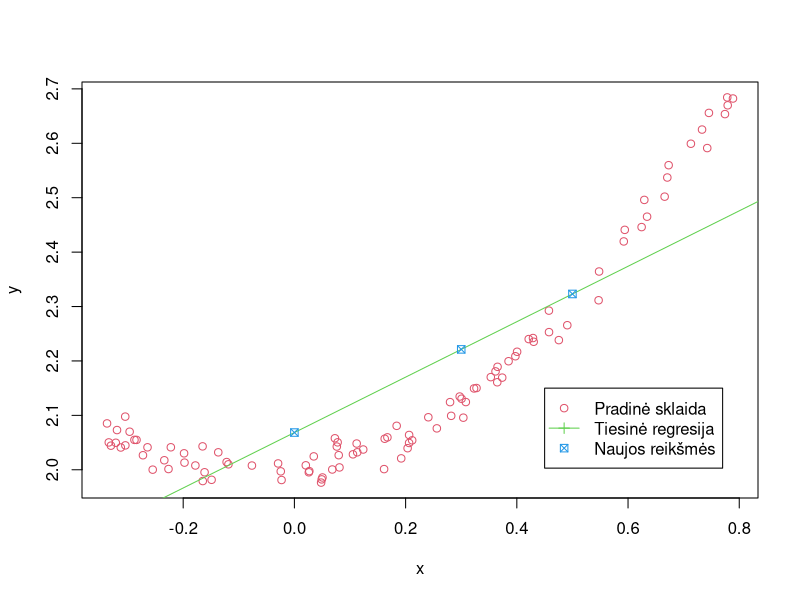

Source code (R):
## ---- chunk 1
knitr::opts_chunk$set(echo = TRUE)
## ---- chunk 2
data=read.csv('data.csv', stringsAsFactors = FALSE)
data
## ---- chunk 3
x<-data$x
y<-data$y
mod<-lm(y~x)
summary(mod)
## ---- chunk 4
newx<-c(0,0.3,0.5) #Susikuriame vektorių newx, kuriame nurodome šiuos taškus
newy = predict(mod, newdata=data.frame(x=newx)) #Randame 'newx' atitinkamą koordinatę 'newy'
newy
## ---- chunk 5
plot(x, y, xlab = "x", ylab = "y", pch = 1, col = '2')  # Nubraižome pirminių duomenų sklaidą
abline(mod, pch = 3, col = '3')  # Nubrėžiame tiesinės regresijos tiesę
points(newx, newy, pch = 7, col = '4')  # Pažymime įsivestus taškus grafike
legend( 0.45, 2.15, c("Pradinė sklaida", "Tiesinė regresija", "Naujos reikšmės"), lty = c(0, 1, 0), pch = c(1, 3, 7), col = c('2','3','4'))  # Susikuriame legendą
## ---- chunk 6
(summary(mod))$r.squared
